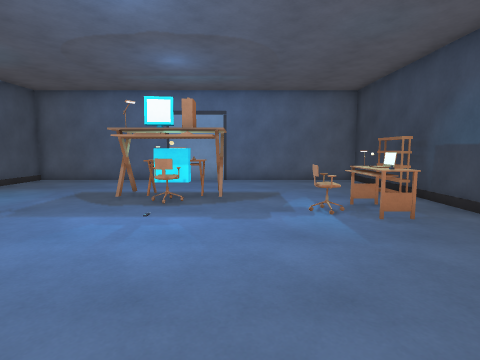
View 1 (above)

12 first-person views from a walk through a scene from a Unity 3-D project. The camera is 1.4 m above the floor, tilts 6° down and sees 80° across. The floor is counted in squares, 1 m on a side. Each view is taken from the middle of a square. On the plan, view 1 faces up. The plan holds only what a view shows up to about 14 squares ahead; the rest is blank. The place goes on beyond the plan. The player is left out. Surface patterns are stand-ins for the level's own textures.

View 2
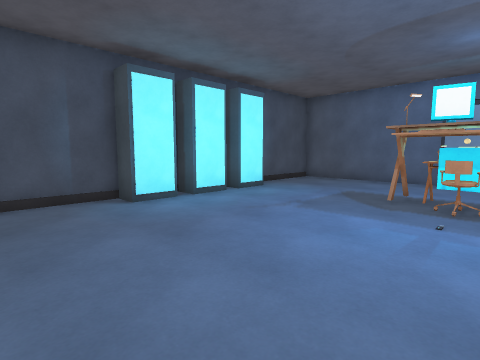

View 3
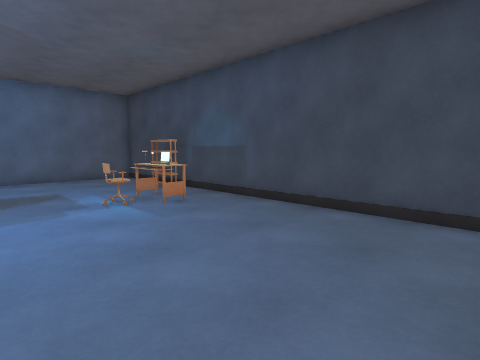

View 4
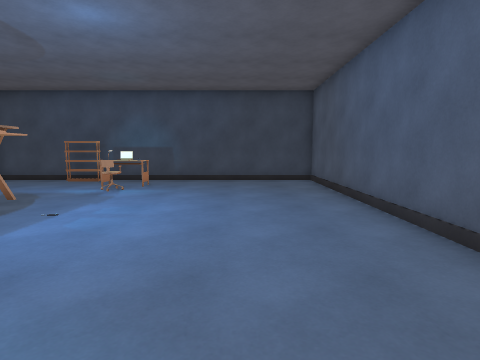

View 5
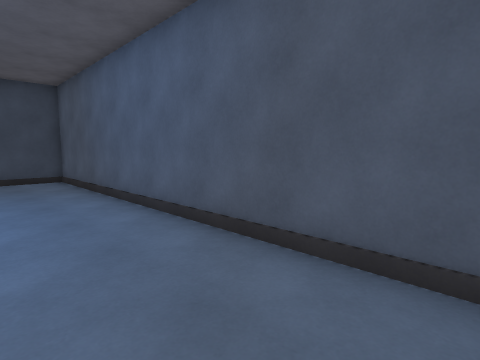

View 6
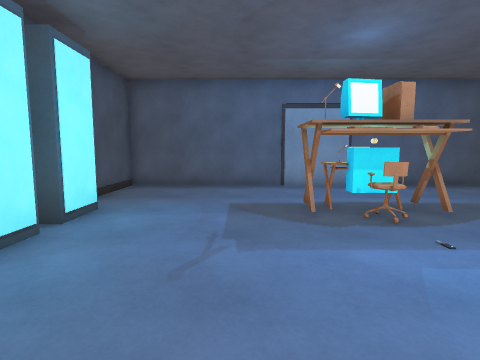

View 7
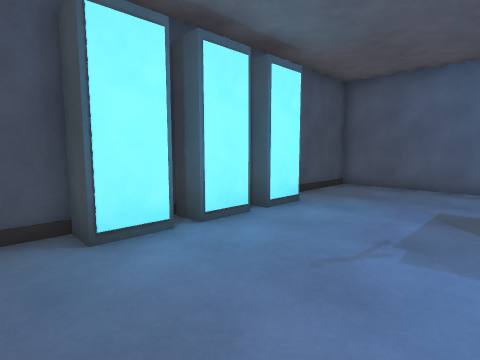

View 8
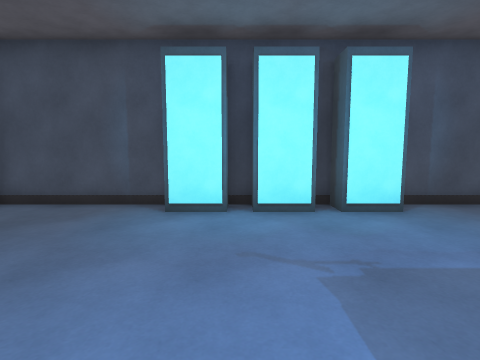

View 9
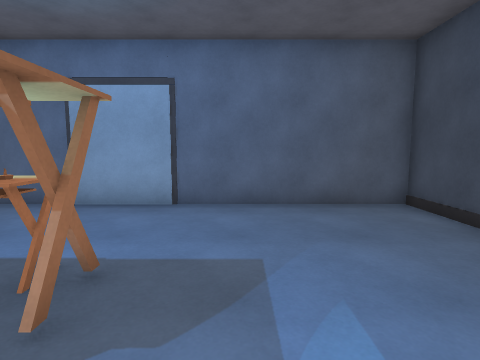

View 10
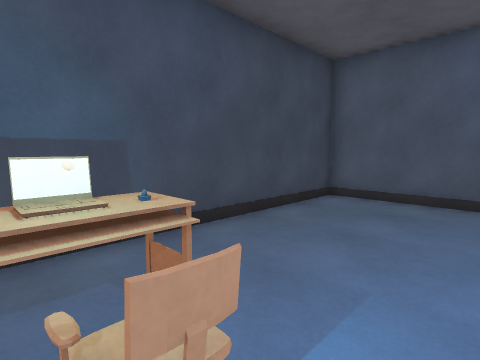

View 11
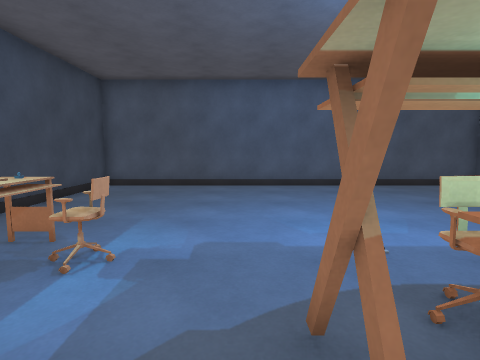

View 12
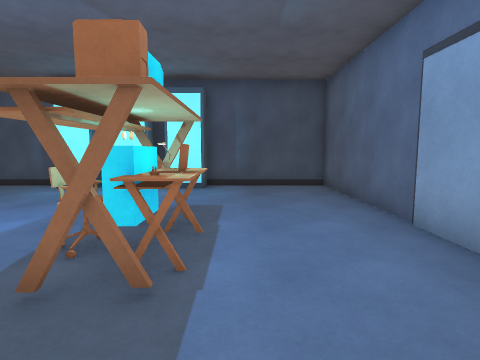

### Floor plan
Points are (right, up) in squares from view 1. A wall is a line through its corners. A room is listed if a view was taken in it or the views show most of it. See-through windows are left out.
Room 1 (views 1, 2, 3, 4, 5, 6, 7, 8, 9, 10, 11, 12)
walls: (-0.6, 7.9) (-0.6, 9.1); (-3.5, 8.4) (-3.5, 9.1); (-3.4, 9.1) (-3.4, 8.4); (-0.5, 9.1) (-0.5, 7.9); (-8.3, 6.8) (-8.3, 5.3) (-9.3, 5.3) (-9.3, 4.7) (-8.6, 4.7); (-8.3, 4.8) (-8.3, 3.3) (-9.3, 3.3) (-9.3, -1.4) (5.4, -1.4) (5.4, 13.4) (-9.3, 13.4) (-9.3, 8.8) (-8.6, 8.8); (-8.3, 8.8) (-8.3, 7.3) (-9.3, 7.3) (-9.3, 6.6)
objects: other object (-3, 8); other object (-2, 8); other object (-2, 9); other object (2, 6) to (2, 7); other object (3, 6) to (3, 7); other object (5, 9)

Positions as (right, up) in squares from view 1, and headings:
1: (0, 0), facing up
2: (-1, 0), facing up-left
3: (-1, -1), facing up-right
4: (-8, 2), facing right
5: (-9, 2), facing down-right
6: (-5, 2), facing up
7: (-4, 2), facing up-left
8: (-2, 5), facing left
9: (1, 6), facing up
10: (1, 7), facing down-right
11: (0, 10), facing down
12: (2, 10), facing left
